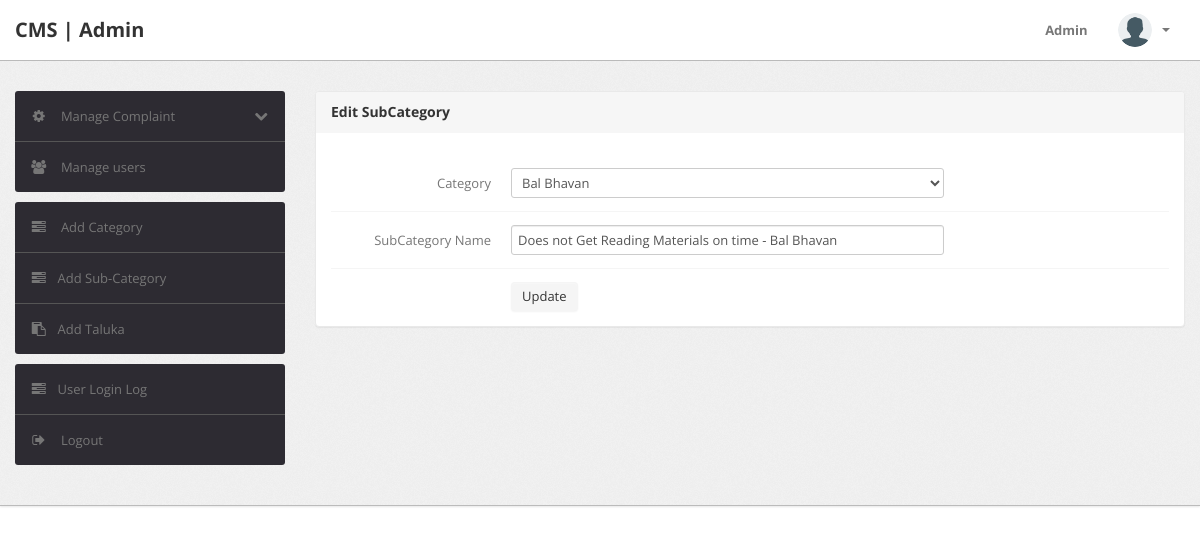
Screenshot of /admin/edit-subcategory.php?id=1 (signed in) with the database file from the repository.
### tables this page shows
CREATE TABLE `subcategory` (
  `id` int(11) NOT NULL,
  `categoryid` int(11) DEFAULT NULL,
  `subcategory` varchar(255) DEFAULT NULL,
  `creationDate` timestamp NULL DEFAULT current_timestamp(),
  `updationDate` timestamp NULL DEFAULT NULL ON UPDATE current_timestamp()
);

CREATE TABLE `category` (
  `id` int(11) NOT NULL,
  `categoryName` varchar(255) DEFAULT NULL,
  `categoryDescription` longtext DEFAULT NULL,
  `creationDate` timestamp NULL DEFAULT current_timestamp(),
  `updationDate` timestamp NULL DEFAULT NULL ON UPDATE current_timestamp()
);

### admin/edit-subcategory.php (the view, shortened to what this page needs)
<?php
include('include/config.php');
if (strlen($_SESSION['alogin']) == 0) {
	header('location:index.php');
} else {
	?>
	<!DOCTYPE html>
	<html lang="en">
	<head>
		<link type="text/css" href="bootstrap/css/bootstrap.min.css" rel="stylesheet">
		<link type="text/css" href="bootstrap/css/bootstrap-responsive.min.css" rel="stylesheet">
		<link type="text/css" href="css/theme.css" rel="stylesheet">
		<link type="text/css" href="images/icons/css/font-awesome.css" rel="stylesheet">
	</head>
	<body>
		<?php include('include/header.php'); ?>
		<div class="wrapper">
			<div class="container">
				<div class="row">
					<?php include('include/sidebar.php'); ?>
					<div class="span9">
						<div class="content">
							<div class="module">
								<div class="module-head">
									<h3>Edit SubCategory</h3>
								</div>
								<div class="module-body">
									<br />
									<form class="form-horizontal row-fluid" name="Category" method="post">
										<?php
										$id = intval($_GET['id']);
										$query = mysqli_query($con, "select category.id,category.categoryName,subcategory.subcategory from subcategory join category on category.id=subcategory.categoryid where subcategory.id='$id'");
										while ($row = mysqli_fetch_array($query)) {
											?>
											<div class="control-group">
												<label class="control-label" for="basicinput">Category</label>
												<div class="controls">
													<select name="category" class="span8 tip" required>
														<option value="<?php echo htmlentities($row['id']); ?>"><?php echo htmlentities($catname = $row['categoryName']); ?></option>
													</select>
												</div>
											</div>
											<div class="control-group">
												<label class="control-label" for="basicinput">SubCategory Name</label>
												<div class="controls">
													<input type="text" placeholder="Enter category Name" name="subcategory"
														value="<?php echo htmlentities($row['subcategory']); ?>"
														class="span8 tip" required>
												</div>
											</div>
										<?php } ?>
										<div class="control-group">
											<div class="controls">
												<button type="submit" name="submit" class="btn">Update</button>
											</div>
										</div>
									</form>
								</div>
							</div>
						</div>
					</div>
				</div>
			</div>
		</div>
	</body>
<?php } ?>

### admin/css/theme.css (style rules this page uses)
body { font-size: 13px; font-family: 'Open Sans', Arial, sans-serif; background: #fff; color: #777 }
h1, h2, h3, h4, h5, h6 { color: #333; margin-top: 0 }
h3 { font-size: 20px }
.wrapper { background: url(../images/bg.png) #eee; border-bottom: 1px solid #bbb; -webkit-box-shadow: 0 1px 2px rgba(0, 0, 0, 0.1); -moz-box-shadow: 0 1px 2px rgba(0, 0, 0, 0.1); box-shadow: 0 1px 2px rgba(0, 0, 0, 0.1); padding: 30px 0 }
form { margin: 0 }
select, textarea, input[type="text"], input[type="password"], input[type="datetime"], input[type="datetime-local"], input[type="date"], input[type="month"], input[type="time"], input[type="week"], input[type="number"], input[type="email"], input[type="url"], input[type="search"], input[type="tel"], input[type="color"], .uneditable-input, label, input, button, select, textarea { -webkit-border-radius: 3px; -moz-border-radius: 3px; border-radius: 3px; font-size: 13px; font-family: 'Open Sans', Tahoma, Arial, sans-serif }
.module { background: #fff; -webkit-border-radius: 3px; -moz-border-radius: 3px; border-radius: 3px; border: 1px solid #ccc; border-bottom-color: #bbb; -webkit-box-shadow: 0 0 1px rgba(0, 0, 0, 0.2); -moz-box-shadow: 0 0 1px rgba(0, 0, 0, 0.2); box-shadow: 0 0 1px rgba(0, 0, 0, 0.2); margin-bottom: 30px }
.form-horizontal .control-group, .form-vertical .control-group { margin-bottom: 0 }
.form-horizontal .control-group+.control-group, .form-vertical .control-group+.control-group { margin-top: 13px; padding-top: 13px; border-top: 1px solid #f5f5f5 }
.btn, .btn-box { -webkit-border-radius: 3px; -moz-border-radius: 3px; border-radius: 3px }
.btn { font-size: 13px; font-weight: 600 }
.btn { display: inline-block; margin-bottom: 0; font-weight: 400; text-align: center; vertical-align: middle; cursor: pointer; background-image: none; border: 1px solid transparent; white-space: nowrap; padding: 4px 10px; font-size: 13px; line-height: 1.42857; border-radius: 4px; -webkit-user-select: none; -moz-user-select: none; -ms-user-select: none; user-select: none }
.module { box-shadow: 0 0 3px rgba(0, 0, 0, .1); border-color: #e9e9e9; margin-bottom: 20px; background-color: #fff; border-radius: 4px; -webkit-box-shadow: 0 1px 1px rgba(0, 0, 0, .05); box-shadow: 0 1px 1px rgba(0, 0, 0, .05); }
.module-head { color: #767676; background-color: #f6f6f6; border-color: #e9e9e9; padding: 10px 15px; border-bottom: 1px solid transparent; border-top-right-radius: 3px; border-top-left-radius: 3px; }
.module-head h3 { font-size: 14px; line-height: 20px; height: 20px; margin: 0 }
.module-body { padding: 15px }

### rows the page displays
subcategory: category "Bal Bhavan", subcategory "Does not Get Reading Materials on time - Bal Bhavan"
